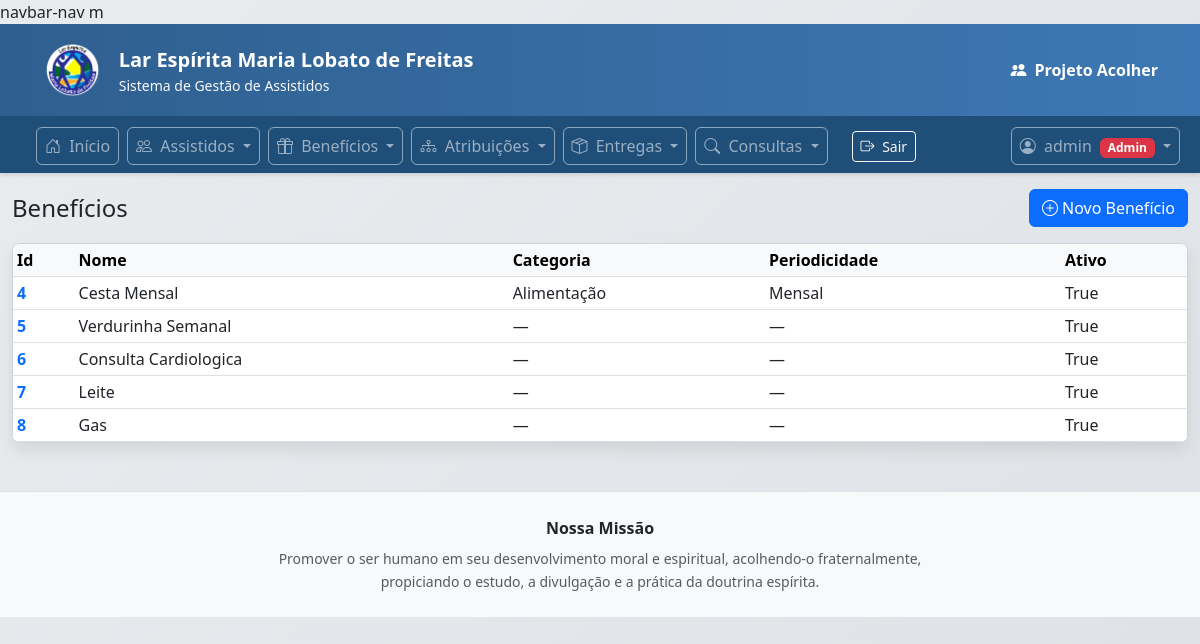
The app's page /operacoes/beneficios/ (signed in) with its own data.
### apps/beneficios/models.py (models this page shows, shortened)
class Beneficio(models.Model):
    nome = models.CharField(max_length=120, unique=True)
    categoria = models.CharField(
        max_length=20,
        choices=CategoriaBeneficio.choices,
    )
    periodicidade = models.CharField(
        max_length=20,
        choices=PeriodicidadeBeneficio.choices,
    )
    ativo = models.BooleanField(
        default=True,
        help_text="Permite desativar um benefício sem apagá-lo.",
    )
    class Meta:
        ordering = ["categoria", "nome"]

### apps/operacoes/beneficios/views.py (the view)
# urls.py: path("", views.beneficio_lista, name="beneficio_lista"),
@login_required
def beneficio_lista(request):
    if not pode_ver(request.user):
        return HttpResponseForbidden("Sem permissão.")
    beneficios = Beneficio.objects.all().order_by("id")
    fields = Beneficio._meta.fields
    linhas = []
    for b in beneficios:
        valores = []
        for field in fields:
            nome = field.name
            display_fn = getattr(b, f"get_{nome}_display", None)
            valor = display_fn() if callable(display_fn) else getattr(b, nome)
            valores.append(valor if valor not in (None, "") else "—")
        linhas.append((b, valores))
    contexto = {
        "fields": fields,
        "linhas": linhas,
        "pode_editar": pode_editar(request.user),
    }
    return render(request, "operacoes/beneficios/lista.html", contexto)

### apps/operacoes/context_processors.py (called while the page is built)
def operacoes_permissoes(request):
    user = getattr(request, "user", None)
    if user and user.is_authenticated:
        return {
            "pode_ver": pode_ver(user),
            "pode_editar": pode_editar(user),
            "pode_deletar": pode_deletar(user),
        }
    return {
        "pode_ver": False,
        "pode_editar": False,
        "pode_deletar": False,
    }

### apps/operacoes/permissoes.py (called while the page is built)
def is_consultor(user):
    return user.groups.filter(name="Consultor").exists()

def is_supervisor(user):
    return user.groups.filter(name="Supervisor").exists()

def is_operador(user):
    return user.groups.filter(name="Operador").exists()

def pode_ver(user):
    return is_consultor(user) or is_operador(user) or is_supervisor(user) or user.is_superuser

def pode_editar(user):
    return is_operador(user) or is_supervisor(user) or user.is_superuser

def pode_deletar(user):
    return is_supervisor(user) or user.is_superuser

### apps/operacoes/templates/operacoes/beneficios/lista.html (shortened to what this page needs)
{% extends "operacoes/base.html" %}
{% block content %}
<div class="d-flex flex-wrap justify-content-between align-items-center gap-2 mb-3">
  <h1 class="h4 mb-0">Benefícios</h1>
  {% if pode_editar %}
    <a class="btn btn-primary" href="{% url 'beneficios:beneficio_create' %}">
      <i class="bi bi-plus-circle"></i> Novo Benefício
    </a>
  {% endif %}
</div>
<div class="card shadow-sm">
  <div class="card-body p-0">
    <div class="table-responsive">
      <table class="table table-sm table-hover align-middle mb-0">
        <thead class="table-light">
          <tr>
            {% for field in fields %}
              <th>{{ field.verbose_name|title }}</th>
            {% endfor %}
          </tr>
        </thead>
        <tbody>
          {% for beneficio, valores in linhas %}
            <tr>
              {% for valor in valores %}
                {% if forloop.first %}
                  <td>
                    <a class="fw-semibold text-decoration-none"
                       href="{% url 'beneficios:beneficio_detail' id=beneficio.id %}">
                      {{ valor }}
                    </a>
                  </td>
                {% else %}
                  <td>{{ valor }}</td>
                {% endif %}
              {% endfor %}
            </tr>
          {% empty %}
            <tr>
              <td colspan="{{ fields|length }}" class="text-center text-muted p-4">
                Nenhum benefício cadastrado.
              </td>
            </tr>
          {% endfor %}
        </tbody>
      </table>
    </div>
  </div>
</div>
{% endblock %}

### apps/operacoes/templates/operacoes/base.html (shortened to what this page needs)
<!DOCTYPE html>
<html lang="pt-br">
{% load static %}
<head>
    <link href="https://cdn.jsdelivr.net/npm/bootstrap@5.3.0/dist/css/bootstrap.min.css" rel="stylesheet">
    <link rel="stylesheet" href="https://cdn.jsdelivr.net/npm/bootstrap-icons@1.10.0/font/bootstrap-icons.css">
</head>
navbar-nav m<body>
    <div class="header-institucional">
        <div class="container py-3">
            <div class="d-flex align-items-center justify-content-between flex-wrap gap-2">
                <div class="d-flex align-items-center gap-3">
                    <img src="{% static 'img/logo.png' %}"
                         alt="Lar Espírita Maria Lobato de Freitas"
                         style="height:60px; width:auto;">
                    <div>
                        <div class="fw-semibold fs-5 text-white">
                            Lar Espírita Maria Lobato de Freitas
                        </div>
                        <div class="small text-light">
                            Sistema de Gestão de Assistidos
                        </div>
                    </div>
                </div>
                <a class="brand-link fw-bold text-white d-inline-flex align-items-center"
                   href="{% url 'operacoes_home' %}">
                    <i class="bi bi-people-fill me-2"></i>
                    Projeto Acolher
                </a>
            </div>
        </div>
    </div>
    <nav class="navbar navbar-expand-lg navbar-dark navbar-institucional">
        <div class="container-fluid">
            <div class="collapse navbar-collapse" id="navbarMain">
                <ul class="navbar-nav ms-4 me-auto">
                    <li class="nav-item">
                        <a class="nav-link" href="{% url 'operacoes_home' %}">
                            <i class="bi bi-house-door me-1"></i> Início
                        </a>
                    </li>
                    {% if user.is_authenticated and pode_ver %}
                    <li class="nav-item dropdown">
                        <a class="nav-link dropdown-toggle" href="#" role="button" data-bs-toggle="dropdown"
                            aria-expanded="false">
                            <i class="bi bi-people me-1"></i> Assistidos
                        </a>
                    </li>
                    {% endif %}
                    {% if user.is_authenticated and pode_ver %}
                    <li class="nav-item dropdown">
                        <a class="nav-link dropdown-toggle" href="#" role="button" data-bs-toggle="dropdown"
                            aria-expanded="false">
                            <i class="bi bi-gift me-1"></i> Benefícios
                        </a>
                    </li>
                    {% endif %}
                    {% if user.is_authenticated and pode_ver %}
                    <li class="nav-item dropdown">
                        <a class="nav-link dropdown-toggle" href="#" role="button" data-bs-toggle="dropdown"
                            aria-expanded="false">
                            <i class="bi bi-diagram-3 me-1"></i> Atribuições
                        </a>
                    </li>
                    {% endif %}
                    {% if user.is_authenticated and pode_ver %}
                    <li class="nav-item dropdown">
                        <a class="nav-link dropdown-toggle" href="#" role="button" data-bs-toggle="dropdown"
                            aria-expanded="false">
                            <i class="bi bi-box-seam me-1"></i> Entregas
                        </a>
                    </li>
                    {% endif %}
                    {% if user.is_authenticated and pode_ver %}
                    <li class="nav-item dropdown">
                        <a class="nav-link dropdown-toggle" href="#" role="button" data-bs-toggle="dropdown"
                            aria-expanded="false">
                            <i class="bi bi-search me-1"></i> Consultas
                        </a>
                    </li>
                    <li class="nav-item d-flex align-items-center ms-3">
                        <form method="post" action="/accounts/logout/" class="m-0">
                            <button type="submit" class="btn btn-outline-light btn-sm">
                                <i class="bi bi-box-arrow-right me-1"></i> Sair
                            </button>
                        </form>
                    </li>
                    {% endif %}
                </ul>
                <ul class="navbar-nav">
                    {% if user.is_authenticated %}
                    <li class="nav-item dropdown">
                        <a class="nav-link dropdown-toggle" href="#" role="button" data-bs-toggle="dropdown"
                            aria-expanded="false">
                            <i class="bi bi-person-circle me-1"></i> {{ user.username }}
                            {% if user.is_superuser %}
                            <span class="badge bg-danger ms-1">Admin</span>
                            {% elif pode_deletar %}
                            <span class="badge bg-success ms-1">Gestor</span>
                            {% elif pode_editar %}
                            <span class="badge bg-secondary ms-1">Operador</span>
                            {% elif pode_ver %}
                            <span class="badge bg-info text-dark ms-1">Consultor</span>
                            {% endif %}
                        </a>
                    </li>
                    {% else %}
                    <li class="nav-item">
                        <a class="nav-link" href="/accounts/login/">
                            <i class="bi bi-box-arrow-in-right me-1"></i> Entrar
                        </a>
                    </li>
                    {% endif %}
                </ul>
            </div>
        </div>
    </nav>
    <div class="container-fluid mt-3">
        {% block content %}
        {% endblock %}
    </div>
    <footer class="mt-5 border-top bg-light">
        <div class="container py-4 text-center">
            <div class="fw-semibold mb-2">Nossa Missão</div>
            <div class="col-lg-8 col-xl-7 mx-auto small text-muted" style="line-height:1.6;">
                Promover o ser humano em seu desenvolvimento moral e espiritual,
                acolhendo-o fraternalmente, propiciando o estudo, a divulgação
                e a prática da doutrina espírita.
            </div>
        </div>
    </footer>
</body>
</html>

### apps/operacoes/templates/operacoes/base.html (style rules this page uses)
body { background: linear-gradient(135deg, #e9ecef 0%, #dee2e6 100%) !important; min-height: 100vh; }
.container-fluid { background-color: transparent !important; }
.container-fluid .card { background-color: #ffffff !important; border: 1px solid #ced4da !important; box-shadow: 0 0.5rem 1rem rgba(0, 0, 0, 0.08) !important; border-radius: 0.5rem !important; overflow: hidden; }
.card-body { background-color: #ffffff !important; }
.header-institucional { background: linear-gradient(90deg, #2f5f8f 0%, #3d78b4 100%); border-bottom: 3px solid #1f4e79; }
.header-institucional .brand-link { text-decoration: none; }
.navbar-institucional { background-color: #1f4e79; box-shadow: 0 2px 4px rgba(0, 0, 0, .12); }
.navbar .nav-link { border: 1px solid rgba(255,255,255,0.5); border-radius: 6px; margin-right: 8px; padding: 6px 14px; transition: all 0.2s ease; }

### records on screen
Beneficio: valores "4", valores "Cesta Mensal" "Alimentação" "Mensal" "True"
Beneficio: valores "5", valores "Verdurinha Semanal" "—" "—" "True"
Beneficio: valores "6", valores "Consulta Cardiologica" "—" "—" "True"
Beneficio: valores "7", valores "Leite" "—" "—" "True"
Beneficio: valores "8", valores "Gas" "—" "—" "True"

### other values on screen
{{ user.username }} "admin"
{{ field.verbose_name|title }} "Id" "Nome" "Categoria" "Periodicidade" "Ativo"
